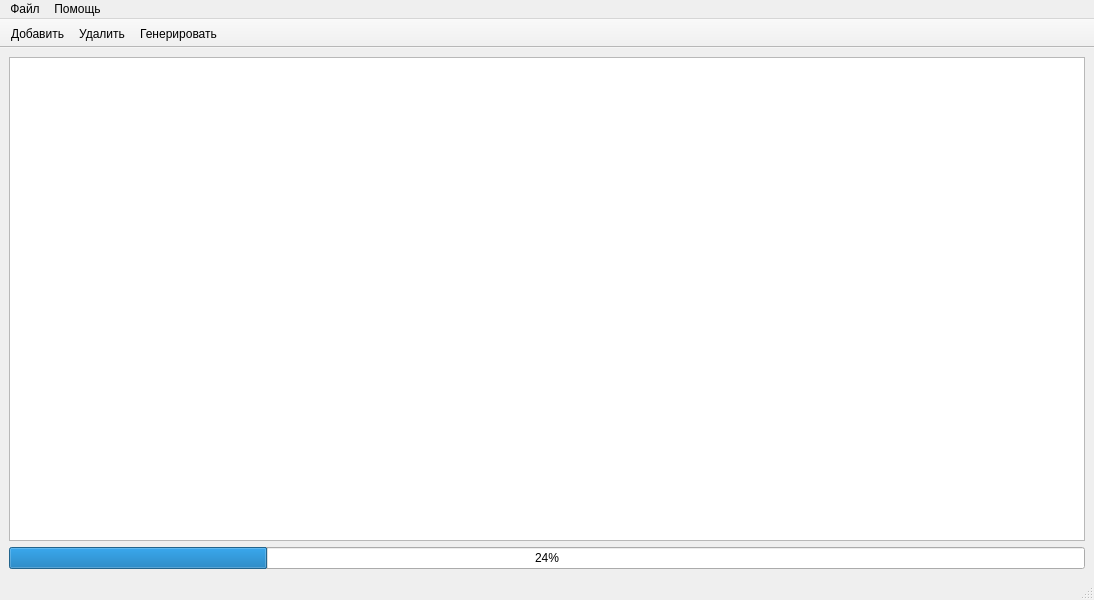
<?xml version="1.0" encoding="UTF-8"?>
<ui version="4.0">
 <class>MainWindow</class>
 <widget class="QMainWindow" name="MainWindow">
  <property name="geometry">
   <rect>
    <x>0</x>
    <y>0</y>
    <width>1094</width>
    <height>600</height>
   </rect>
  </property>
  <property name="windowTitle">
   <string>Конфигуратор ПЗУ</string>
  </property>
  <widget class="QWidget" name="centralwidget">
   <layout class="QGridLayout" name="gridLayout">
    <item row="2" column="0">
     <widget class="QProgressBar" name="progressBar">
      <property name="value">
       <number>24</number>
      </property>
     </widget>
    </item>
    <item row="1" column="0">
     <widget class="QTableView" name="tableView">
      <attribute name="horizontalHeaderCascadingSectionResizes">
       <bool>false</bool>
      </attribute>
      <attribute name="horizontalHeaderStretchLastSection">
       <bool>true</bool>
      </attribute>
      <attribute name="verticalHeaderShowSortIndicator" stdset="0">
       <bool>false</bool>
      </attribute>
      <attribute name="verticalHeaderStretchLastSection">
       <bool>true</bool>
      </attribute>
     </widget>
    </item>
   </layout>
  </widget>
  <widget class="QMenuBar" name="menubar">
   <property name="geometry">
    <rect>
     <x>0</x>
     <y>0</y>
     <width>1094</width>
     <height>21</height>
    </rect>
   </property>
   <widget class="QMenu" name="MainMenu">
    <property name="title">
     <string>Файл</string>
    </property>
    <addaction name="Open"/>
    <addaction name="separator"/>
    <addaction name="Save"/>
    <addaction name="Save_as"/>
    <addaction name="separator"/>
    <addaction name="Exit"/>
   </widget>
   <widget class="QMenu" name="HelpMenu">
    <property name="title">
     <string>Помощь</string>
    </property>
    <addaction name="about"/>
   </widget>
   <addaction name="MainMenu"/>
   <addaction name="HelpMenu"/>
  </widget>
  <widget class="QToolBar" name="toolBar">
   <property name="windowTitle">
    <string>toolBar</string>
   </property>
   <property name="movable">
    <bool>false</bool>
   </property>
   <attribute name="toolBarArea">
    <enum>TopToolBarArea</enum>
   </attribute>
   <attribute name="toolBarBreak">
    <bool>false</bool>
   </attribute>
   <addaction name="dob"/>
   <addaction name="rem"/>
   <addaction name="generate"/>
  </widget>
  <widget class="QStatusBar" name="statusBar"/>
  <action name="Open">
   <property name="text">
    <string>Открыть</string>
   </property>
   <property name="toolTip">
    <string>Открыть таблицу с конфигурацией</string>
   </property>
   <property name="shortcut">
    <string>Ctrl+O</string>
   </property>
  </action>
  <action name="Save">
   <property name="text">
    <string>Сохранить </string>
   </property>
   <property name="toolTip">
    <string>Сохранить таблицу конфигурации</string>
   </property>
  </action>
  <action name="Save_as">
   <property name="text">
    <string>Сохранить как ...</string>
   </property>
   <property name="toolTip">
    <string>Сохранить таблицу конфигурации</string>
   </property>
   <property name="shortcut">
    <string>Ctrl+S</string>
   </property>
  </action>
  <action name="Exit">
   <property name="text">
    <string>Выход</string>
   </property>
   <property name="toolTip">
    <string>Закрыть программу</string>
   </property>
   <property name="shortcut">
    <string>Ctrl+E</string>
   </property>
  </action>
  <action name="about">
   <property name="text">
    <string>О программе</string>
   </property>
   <property name="shortcut">
    <string>Ctrl+H</string>
   </property>
  </action>
  <action name="dob">
   <property name="text">
    <string>Добавить</string>
   </property>
   <property name="shortcut">
    <string>Ctrl+D</string>
   </property>
  </action>
  <action name="rem">
   <property name="text">
    <string>Удалить</string>
   </property>
  </action>
  <action name="generate">
   <property name="text">
    <string>Генерировать</string>
   </property>
   <property name="toolTip">
    <string>Начать сборку</string>
   </property>
  </action>
  <action name="action">
   <property name="text">
    <string>Генерировать</string>
   </property>
  </action>
 </widget>
 <resources/>
 <connections>
  <connection>
   <sender>Exit</sender>
   <signal>triggered()</signal>
   <receiver>MainWindow</receiver>
   <slot>close()</slot>
   <hints>
    <hint type="sourcelabel">
     <x>-1</x>
     <y>-1</y>
    </hint>
    <hint type="destinationlabel">
     <x>546</x>
     <y>299</y>
    </hint>
   </hints>
  </connection>
 </connections>
</ui>
